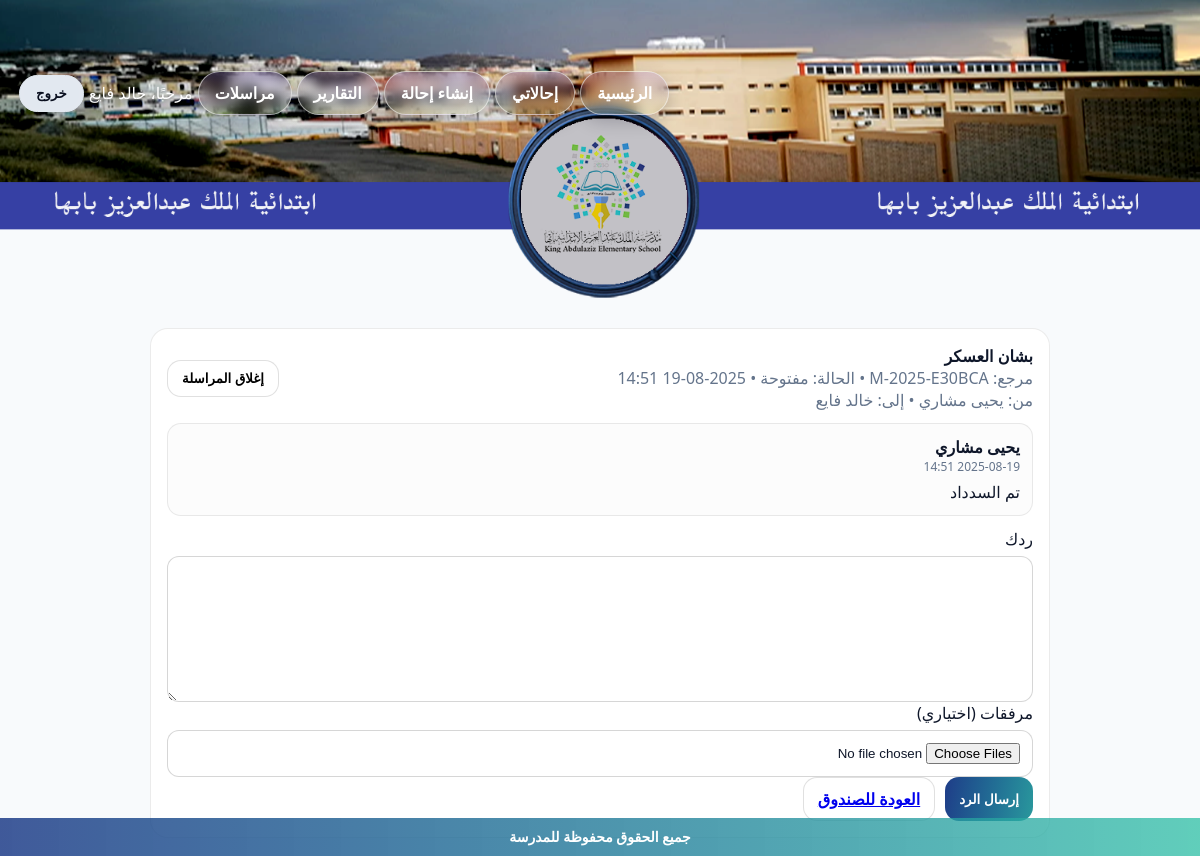
The page /messages/5/ (signed in) on the database as committed earlier.
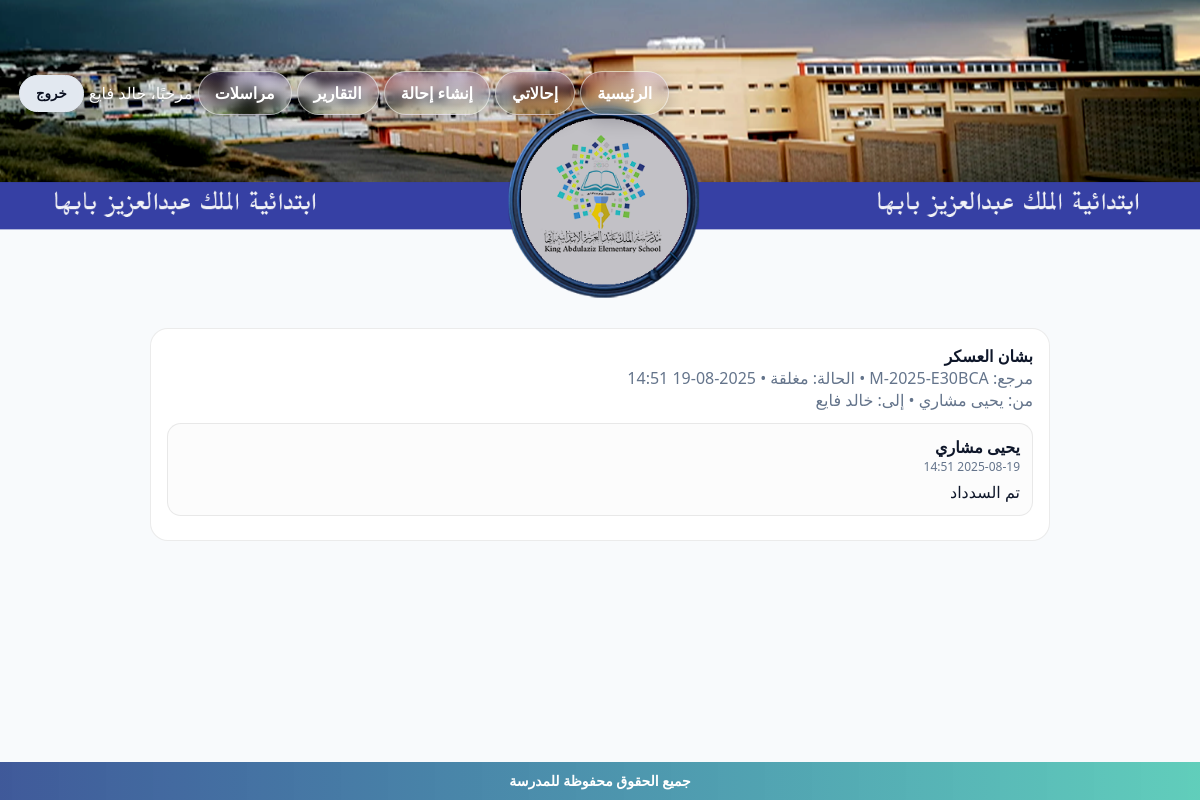
The same page on the database as committed later.
### messaging/models.py (models this page shows, shortened)
class Thread(models.Model):
    STATUS_CHOICES = [
        ("OPEN", "مفتوحة"),
        ("CLOSED", "مغلقة"),
    ]
    reference   = models.CharField(max_length=20, default=generate_reference, unique=True, editable=False)
    subject     = models.CharField("الموضوع", max_length=140)
    sender      = models.ForeignKey(User, on_delete=models.CASCADE, related_name="sent_threads")
    recipient   = models.ForeignKey(User, on_delete=models.CASCADE, related_name="received_threads")
    status      = models.CharField("الحالة", max_length=10, choices=STATUS_CHOICES, default="OPEN")
    created_at  = models.DateTimeField(auto_now_add=True)
    updated_at  = models.DateTimeField(auto_now=True)
    class Meta:
        ordering = ["-updated_at"]

### messaging/views.py (the view)
# urls.py: path('<int:pk>/', thread_detail, name='detail'),
@login_required
def thread_detail(request: HttpRequest, pk: int):
    thread = Thread.objects.filter(pk=pk).select_related("sender", "recipient").first()
    if thread is None:
        msg = get_object_or_404(Message.objects.select_related("thread"), pk=pk)
        thread = msg.thread
    if not _can_view_thread(request.user, thread):
        return HttpResponseForbidden("لا تملك صلاحية عرض هذه المراسلة.")
    msgs_qs = (
        Message.objects.filter(thread=thread)
        .select_related("author")
        .order_by("created_at", "id")
    )
    msgs_list = list(msgs_qs)
    setattr(thread, "messages_list", msgs_list)
    ctx = {
        "t": thread,
        "thread": thread,
        "messages": msgs_list,
        "msgs": msgs_list,
        "items": msgs_list,
        "is_manager": _is_manager(request.user),
    }
    return render(request, "messaging/detail.html", ctx)

### messaging/views.py (called while the page is built)
def _is_manager(user):
    try:
        return bool(user.is_staff or (getattr(user, "profile", None) and user.profile.role == "مدير المدرسة"))
    except Profile.DoesNotExist:
        return bool(user.is_staff)

def _can_view_thread(user, thread: Thread) -> bool:
    if _is_manager(user):
        return True
    return (thread.sender_id == user.id) or (thread.recipient_id == user.id)

### referrals/context_processors.py (called while the page is built)
def active_news_ticker(request):
    try:
        obj = NewsTicker.objects.filter(is_active=True).order_by("-created_at").first()
        if obj and obj.is_visible:
            return {"news_ticker": obj}
    except Exception:
        pass
    return {"news_ticker": None}

### referrals/models.py (called while the page is built)
    @property
    def is_visible(self):
        now = timezone.now()
        if not self.is_active:
            return False
        if self.starts_at and now < self.starts_at:
            return False
        if self.ends_at and now > self.ends_at:
            return False
        return True

### templates/messaging/detail.html (shortened to what this page needs)
{% load static %}
<!doctype html>
<html lang="ar" dir="rtl">
<head>
</head>
<body>
  {% include 'header.html' %}
  <div class="wrap">
    <div class="card">
      <div class="head">
        <div>
          <div><strong>{{ t.subject }}</strong></div>
          <div class="muted">مرجع: {{ t.reference }} • الحالة: {{ t.get_status_display }} • {{ t.created_at|date:"Y-m-d H:i" }}</div>
          <div class="muted">من: {{ t.sender.username }} • إلى: {{ t.recipient.username }}</div>
        </div>
        {% if t.status != "CLOSED" %}
        <form method="post" action="{% url 'messaging:close' t.pk %}">
          <button class="btn btn-outline" type="submit">إغلاق المراسلة</button>
        </form>
        {% endif %}
      </div>
      {% for m in msgs %}
        <div class="msg">
          <div class="from">{{ m.author.username }}</div>
          <div class="muted" style="font-size:12px">{{ m.created_at|date:"Y-m-d H:i" }}</div>
          <div style="margin-top:6px;white-space:pre-wrap">{{ m.content }}</div>
        </div>
      {% empty %}
        <div class="muted">لا رسائل بعد.</div>
      {% endfor %}
      {% if t.status != "CLOSED" %}
      <form method="post" action="{% url 'messaging:reply' t.pk %}" enctype="multipart/form-data" style="margin-top:12px">
        <div class="row">
          <label for="content">ردك</label>
          <textarea id="content" name="content"></textarea>
        </div>
        <div class="row">
          <label for="attachments">مرفقات (اختياري)</label>
          <input id="attachments" name="attachments" type="file" multiple accept=".pdf,.png,.jpg,.jpeg,.doc,.docx">
        </div>
        <div class="actions">
          <button class="btn btn-primary" type="submit">إرسال الرد</button>
          <a class="btn btn-outline" href="{% url 'messaging:inbox' %}">العودة للصندوق</a>
        </div>
      </form>
      {% endif %}
    </div>
  </div>
  {% include 'footer.html' %}
</body>
</html>

Rows that differ between the two databases and show on the page:
changed Thread "بشان العسكر": status "مفتوحة" → "مغلقة"
Other text that changed with them:
text no longer shown: "إغلاق المراسلة ردك مرفقات (اختياري) إرسال الرد العودة للصندوق"
